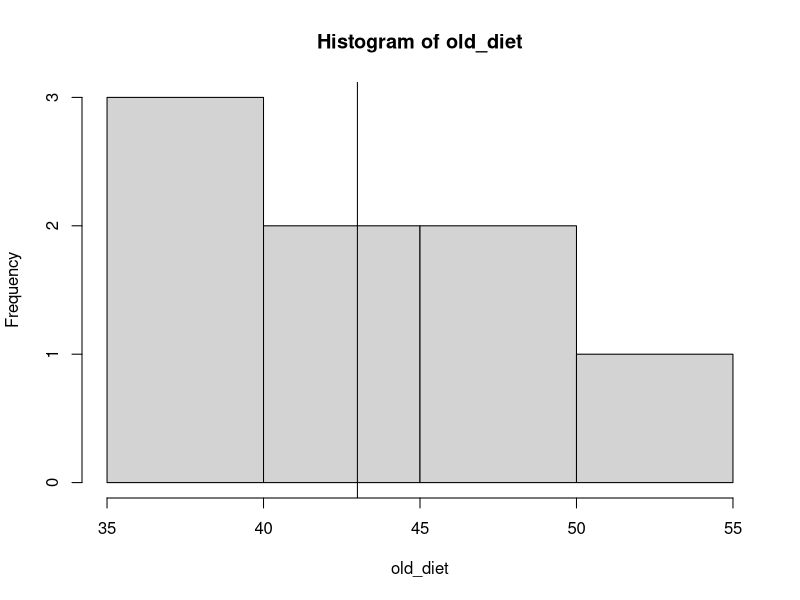
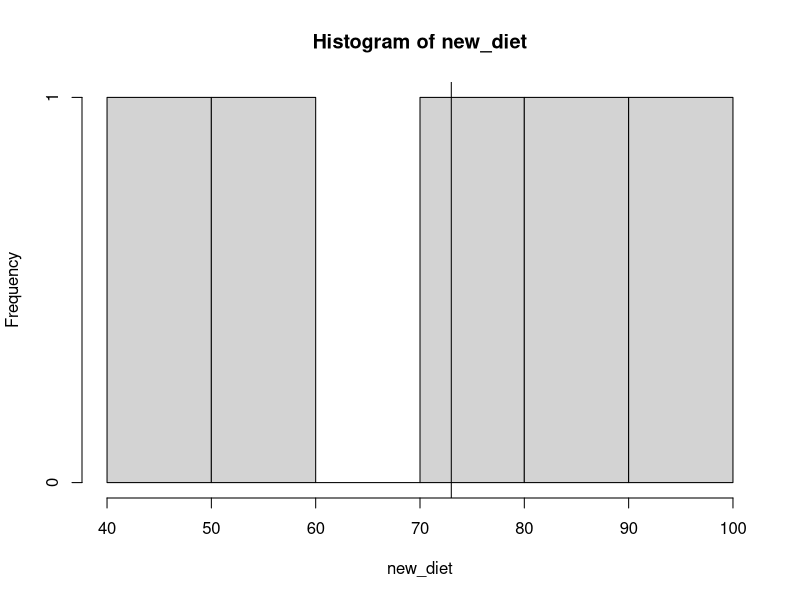
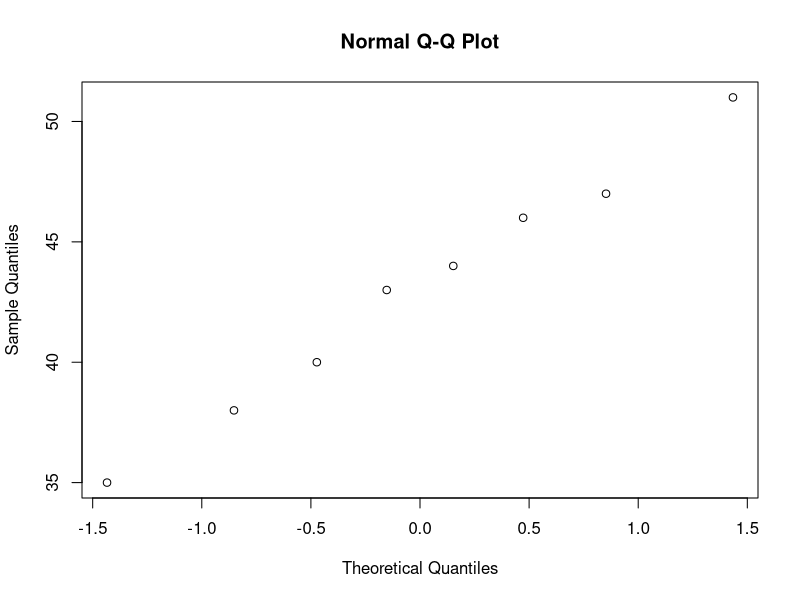
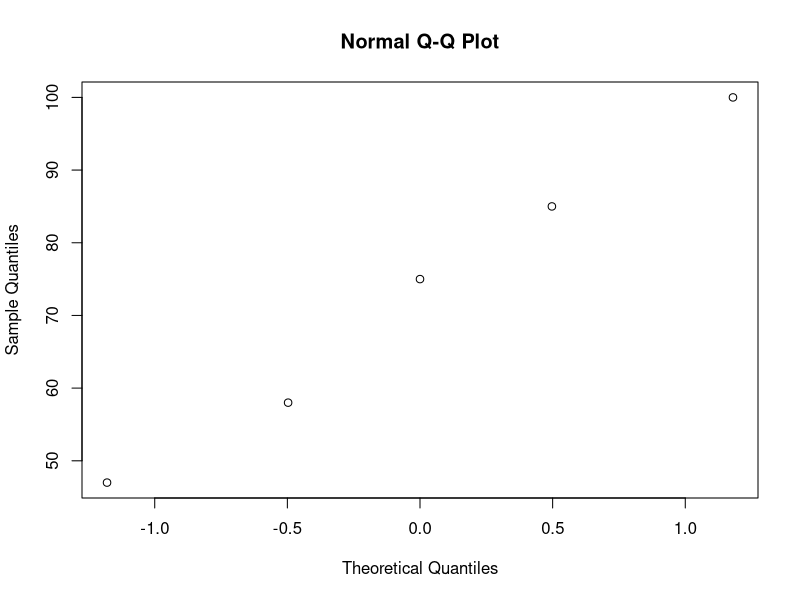
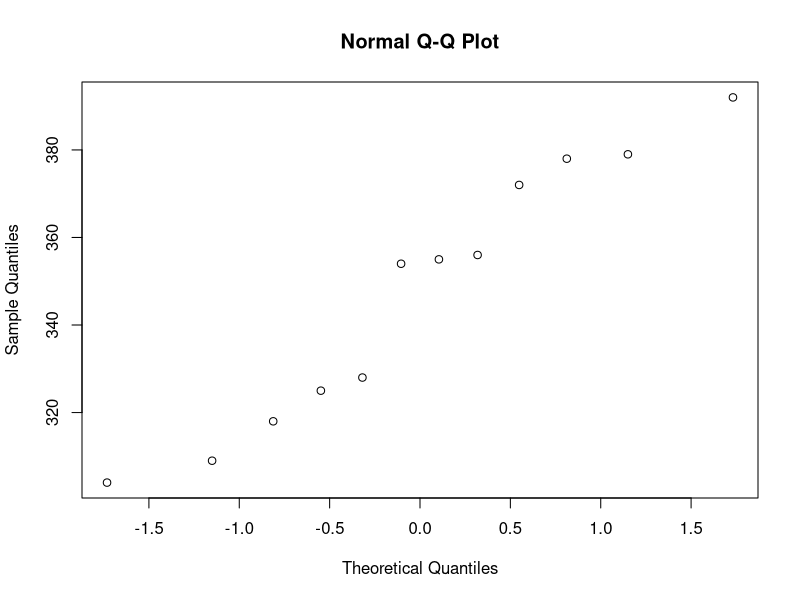
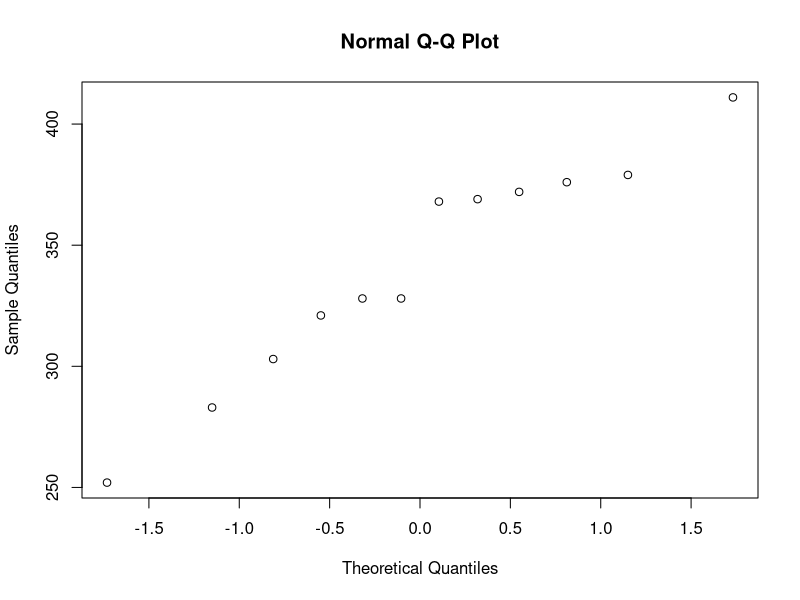
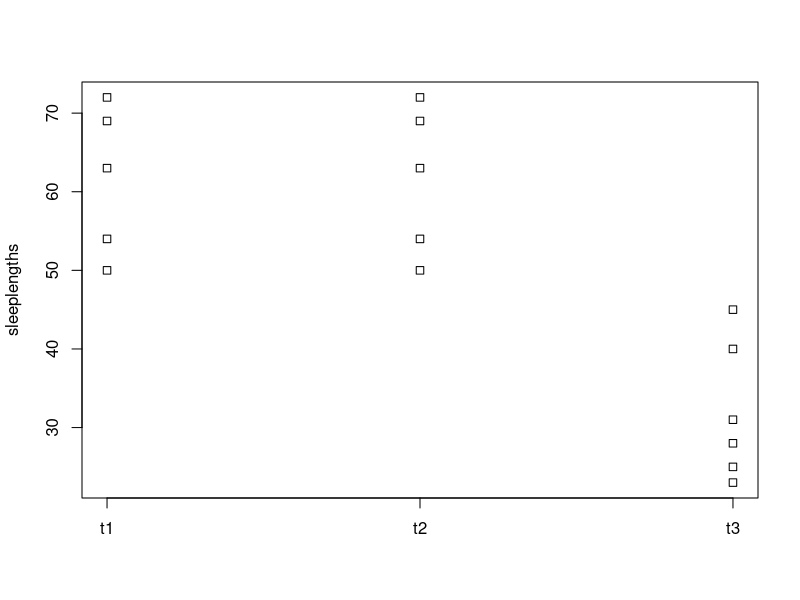
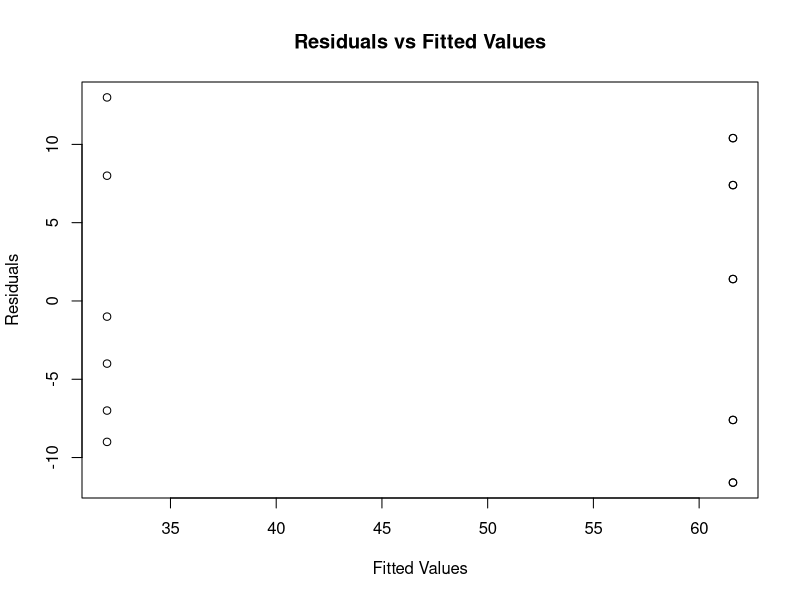

Source code (R) for these figures, in order:
## ---- chunk 1
old_diet = c(43, 51, 44, 47, 38, 46, 40, 35)
new_diet = c(47, 75, 85, 100, 58)
hist(old_diet)
abline(v=mean(old_diet))
hist(new_diet)
abline(v=mean(new_diet))
qqnorm(old_diet)
qqnorm(new_diet)
## ---- chunk 2
xold = mean(old_diet)
xnew = mean(new_diet)
sold = sd(old_diet)
snew = sd(new_diet)
nold = length(old_diet)
nnew = length(new_diet)
t = (xnew - xold)/sqrt(sold^2/nold+snew^2/nnew)
v = (sold^2/nold+snew^2/nnew)^2/((sold^2/nold)^2/(nold-1)+(snew^2/nnew)^2/(nnew-1))
v = floor(v)
t
v

## ---- chunk 3
sole_a = c(379, 378, 328, 372, 325, 304, 356, 309, 354, 318, 355, 392)
sole_b = c(372, 376, 328, 368, 283, 252, 369, 321, 379, 303, 328, 411)
qqnorm(sole_a)
qqnorm(sole_b)
## ---- chunk 4

diff = sole_a-sole_b
m = mean(diff)
s = sd(diff)
n = length(diff)
t = (m-0)/(s/sqrt(n))
t
n

## ---- chunk 5
t1 = c(63, 54, 69, 50, 72)
t2 = c(63, 54, 69, 50, 72)
t3 = c(31, 40, 45, 25, 23, 28)
sleeplengths = c(t1,t2,t3)
n = length(sleeplengths)

(t1l = rep('t1', times = length(t1)))
(t2l = rep('t2', times = length(t2))) 
(t3l = rep('t3', times = length(t3)))
sleep_labels = c(t1l,t2l,t3l)
sleep_labels
(sleep_treatment = factor(sleep_labels))

stripchart(sleeplengths ~ sleep_treatment, vertical = TRUE)
tapply(sleeplengths, sleep_treatment, mean)
tapply(sleeplengths, sleep_treatment, sd)
## ---- chunk 6
sleep.model = aov(sleeplengths~sleep_treatment)
anova(sleep.model)
## ---- chunk 7
plot(residuals(sleep.model)~ fitted(sleep.model), ylab= 'Residuals', xlab = 'Fitted Values', main = 'Residuals vs Fitted Values')

qqnorm(residuals(sleep.model),main =  'QQ Plot of Residuals')
## ---- chunk 8
TukeyHSD(sleep.model, conf.level = 0.95)
qtukey(p=1-.05,nmeans = 3, df = n-3)
